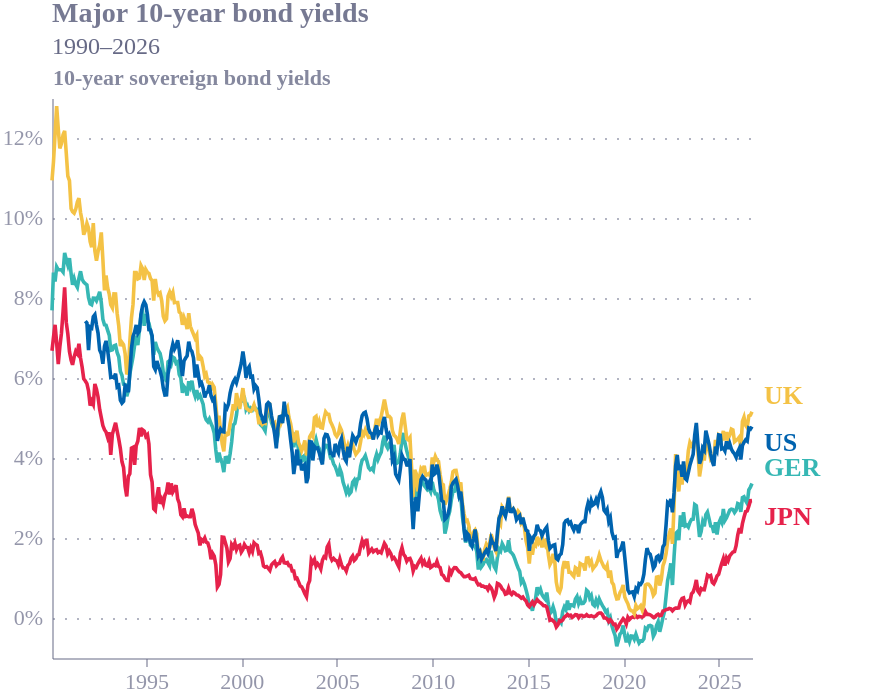

Here is the Vega-Lite specification saved for this chart:
### Vega-Lite specification from a JSON file in a GitHub repository (floating-point values rounded to 4 significant figures; data arrays with more than 128 entries replaced by an {"elided": "..."} marker saying what was removed)
{"config": {"font": "Circular Std", "text": {"color": "#676A86", "align": "left", "baseline": "middle", "dx": 7, "dy": 0, "fontSize": 11}, "view": {"stroke": null, "continuousWidth": 400, "continuousHeight": 300, "discreteWidth": 400, "discreteHeight": 300}, "range": {"category": ["#36B7B4", "#E6224B", "#F4C245", "#0063AF", "#00A767", "#179FDB", "#EB5C2E", "#5C267B", "#122B39"], "diverging": ["#E6224B", "#E54753", "#C9C9C9", "#179FDB", "#122B39"], "heatmap": ["#C9C9C9", "#179FDB", "#0063AF", "#122B39"], "ordinal": ["#00A767", "#36B7B4", "#179FDB", "#0063AF", "#243B5A"]}, "bar": {"color": "#179fdb"}, "line": {"color": "#e6224b"}, "rule": {"color": "#676A86"}, "area": {"opacity": 0.8}, "point": {"filled": true, "size": 80, "color": "#e6224b", "opacity": 0.95}, "geoshape": {"stroke": "white", "strokeWidth": 0.3}, "rect": {"fill": "#d6d4d4", "opacity": 0.3}, "axis": {"labelColor": "#676A86", "labelFontSize": 11, "labelFont": "Circular Std", "labelOpacity": 0.7, "tickColor": "#676A86", "tickOpacity": 0.5, "domainColor": "#676A86", "domainOpacity": 0.5, "gridColor": "#676A86", "gridDash": [2, 2], "gridOpacity": 0.5, "title": null, "titleColor": "#676A86", "titleOpacity": 0.8, "tickSize": 4}, "axisXDiscrete": {"grid": false, "labelAngle": 0, "tickCount": 10, "tickOpacity": 0.5, "title": null}, "axisYDiscrete": {"ticks": false, "labelPadding": 5}, "axisXTemporal": {"grid": false, "ticks": true}, "axisXQuantitative": {"grid": true}, "axisYQuantitative": {"gridColor": "#676A86", "gridDash": [1, 5], "gridOpacity": 0.5, "ticks": false, "labelPadding": 5, "tickCount": 8, "titleAngle": 0, "titleAlign": "left", "titleBaseline": "bottom", "titleX": 0, "titleY": -5}, "title": {"color": "#676A86E6", "subtitleColor": "#676A86", "font": "Circular Std", "subtitleFont": "Circular Std", "anchor": "start", "fontSize": 14, "subtitleFontSize": 12, "subtitlePadding": 4, "offset": 0, "frame": "group"}, "legend": {"titleColor": "#122b39", "title": null, "labelColor": "#122b39", "labelFontSize": 11}}, "layer": [{"data": {"name": "data-c74298f0f565cd6a2ef1b4d40f5409bb"}, "mark": {"type": "line", "strokeWidth": 1.8}, "encoding": {"color": {"field": "country", "legend": null, "type": "nominal"}, "x": {"axis": {"format": "%Y", "tickCount": 8}, "field": "date", "type": "temporal"}, "y": {"axis": {"labelExpr": "datum.label + '%'"}, "field": "yield", "title": "10-year sovereign bond yields", "type": "quantitative"}}}, {"layer": [{"data": {"name": "data-2c20b39233866626b2a5195f75753e0e"}, "mark": {"type": "text", "align": "left", "dx": 6, "dy": -8, "fontSize": 13, "fontWeight": "bold"}, "encoding": {"color": {"field": "country", "legend": null, "type": "nominal"}, "text": {"aggregate": {"argmax": "date"}, "field": "code", "type": "nominal"}, "x": {"aggregate": "max", "field": "date", "type": "temporal"}, "y": {"aggregate": {"argmax": "date"}, "field": "yield", "type": "quantitative"}}}, {"data": {"name": "data-3df011650e56a62c0a07fe7ff056ba72"}, "mark": {"type": "text", "align": "left", "dx": 6, "dy": 8, "fontSize": 13, "fontWeight": "bold"}, "encoding": {"color": {"field": "country", "legend": null, "type": "nominal"}, "text": {"aggregate": {"argmax": "date"}, "field": "code", "type": "nominal"}, "x": {"aggregate": "max", "field": "date", "type": "temporal"}, "y": {"aggregate": {"argmax": "date"}, "field": "yield", "type": "quantitative"}}}, {"data": {"name": "data-6509fa1fc39750242d49a77f95f4d6d4"}, "mark": {"type": "text", "align": "left", "dx": 6, "dy": -8, "fontSize": 13, "fontWeight": "bold"}, "encoding": {"color": {"field": "country", "legend": null, "type": "nominal"}, "text": {"aggregate": {"argmax": "date"}, "field": "code", "type": "nominal"}, "x": {"aggregate": "max", "field": "date", "type": "temporal"}, "y": {"aggregate": {"argmax": "date"}, "field": "yield", "type": "quantitative"}}}, {"data": {"name": "data-cd519f140abcf92cb126e2467f179ec4"}, "mark": {"type": "text", "align": "left", "dx": 6, "dy": 8, "fontSize": 13, "fontWeight": "bold"}, "encoding": {"color": {"field": "country", "legend": null, "type": "nominal"}, "text": {"aggregate": {"argmax": "date"}, "field": "code", "type": "nominal"}, "x": {"aggregate": "max", "field": "date", "type": "temporal"}, "y": {"aggregate": {"argmax": "date"}, "field": "yield", "type": "quantitative"}}}]}], "height": 280, "padding": {"right": 28}, "title": {"text": "Major 10-year bond yields", "subtitle": "1990–2026"}, "width": 350, "$schema": "https://vega.github.io/schema/vega-lite/v6.4.1.json", "datasets": {"data-c74298f0f565cd6a2ef1b4d40f5409bb": {"elided": "1743 records"}, "data-2c20b39233866626b2a5195f75753e0e": {"elided": "441 records"}, "data-3df011650e56a62c0a07fe7ff056ba72": {"elided": "420 records"}, "data-6509fa1fc39750242d49a77f95f4d6d4": {"elided": "441 records"}, "data-cd519f140abcf92cb126e2467f179ec4": {"elided": "441 records"}}}
